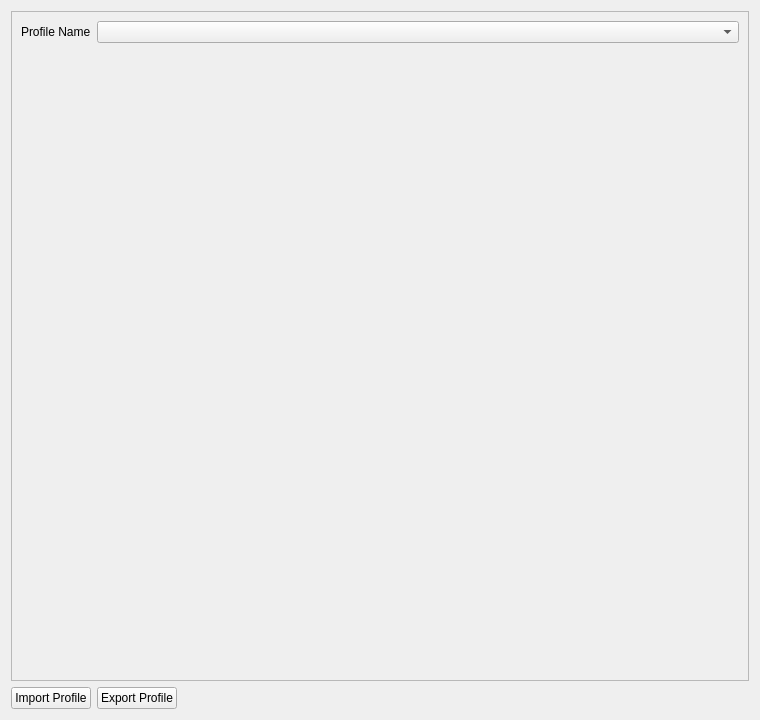
<?xml version="1.0" encoding="UTF-8"?>
<ui version="4.0">
 <class>ProfileSelectorForm</class>
 <widget class="QWidget" name="ProfileSelectorForm">
  <property name="geometry">
   <rect>
    <x>0</x>
    <y>0</y>
    <width>760</width>
    <height>720</height>
   </rect>
  </property>
  <property name="sizePolicy">
   <sizepolicy hsizetype="Preferred" vsizetype="Expanding">
    <horstretch>0</horstretch>
    <verstretch>1</verstretch>
   </sizepolicy>
  </property>
  <property name="windowTitle">
   <string>Form</string>
  </property>
  <layout class="QVBoxLayout" name="verticalLayout_2">
   <item>
    <widget class="QFrame" name="frame">
     <property name="sizePolicy">
      <sizepolicy hsizetype="Preferred" vsizetype="Expanding">
       <horstretch>0</horstretch>
       <verstretch>1</verstretch>
      </sizepolicy>
     </property>
     <property name="frameShape">
      <enum>QFrame::StyledPanel</enum>
     </property>
     <property name="frameShadow">
      <enum>QFrame::Raised</enum>
     </property>
     <layout class="QVBoxLayout" name="verticalLayout">
      <item>
       <layout class="QHBoxLayout" name="horizontalLayout_12">
        <item>
         <widget class="QLabel" name="label_12">
          <property name="sizePolicy">
           <sizepolicy hsizetype="Maximum" vsizetype="Fixed">
            <horstretch>0</horstretch>
            <verstretch>0</verstretch>
           </sizepolicy>
          </property>
          <property name="text">
           <string>Profile Name</string>
          </property>
         </widget>
        </item>
        <item>
         <widget class="QComboBox" name="Profiles">
          <property name="enabled">
           <bool>true</bool>
          </property>
          <property name="sizePolicy">
           <sizepolicy hsizetype="Minimum" vsizetype="Fixed">
            <horstretch>0</horstretch>
            <verstretch>0</verstretch>
           </sizepolicy>
          </property>
          <property name="editable">
           <bool>false</bool>
          </property>
         </widget>
        </item>
       </layout>
      </item>
      <item>
       <widget class="QScrollArea" name="axesScroll">
        <property name="sizePolicy">
         <sizepolicy hsizetype="Expanding" vsizetype="Expanding">
          <horstretch>0</horstretch>
          <verstretch>1</verstretch>
         </sizepolicy>
        </property>
        <property name="frameShape">
         <enum>QFrame::NoFrame</enum>
        </property>
        <property name="widgetResizable">
         <bool>true</bool>
        </property>
        <property name="horizontalScrollBarPolicy">
         <enum>Qt::ScrollBarAlwaysOff</enum>
        </property>
        <property name="verticalScrollBarPolicy">
         <enum>Qt::ScrollBarAsNeeded</enum>
        </property>
        <widget class="QWidget" name="axesScrollContents">
         <property name="geometry">
          <rect>
           <x>0</x>
           <y>0</y>
           <width>700</width>
           <height>600</height>
          </rect>
         </property>
         <property name="sizePolicy">
          <sizepolicy hsizetype="Preferred" vsizetype="Minimum">
           <horstretch>0</horstretch>
           <verstretch>0</verstretch>
          </sizepolicy>
         </property>
         <layout class="QVBoxLayout" name="AxesSetup">
          <property name="leftMargin">
           <number>0</number>
          </property>
          <property name="topMargin">
           <number>0</number>
          </property>
          <property name="rightMargin">
           <number>0</number>
          </property>
          <property name="bottomMargin">
           <number>0</number>
          </property>
         </layout>
        </widget>
       </widget>
      </item>
     </layout>
    </widget>
   </item>
   <item>
    <layout class="QHBoxLayout" name="horizontalLayout_9">
     <item>
      <widget class="QPushButton" name="ImportProfile">
       <property name="text">
        <string>Import Profile</string>
       </property>
      </widget>
     </item>
     <item>
      <widget class="QPushButton" name="ExportProfile">
       <property name="text">
        <string>Export Profile</string>
       </property>
      </widget>
     </item>
     <item>
      <spacer name="horizontalSpacer_import">
       <property name="orientation">
        <enum>Qt::Horizontal</enum>
       </property>
       <property name="sizeHint" stdset="0">
        <size>
         <width>40</width>
         <height>20</height>
        </size>
       </property>
      </spacer>
     </item>
    </layout>
   </item>
  </layout>
 </widget>
 <resources/>
 <connections/>
</ui>
